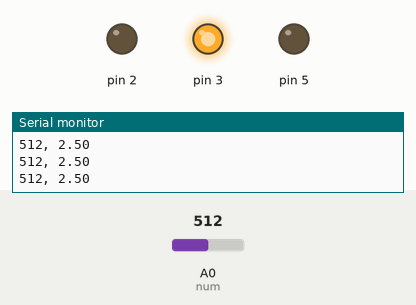
Recording of a sketch running on a simulated Arduino Uno, built with avr-gcc and run on an emulated ATmega328P. Shown: output pins drawn as LEDs (lit = HIGH), the last lines printed to the serial monitor. The inputs (shaded band) are chosen by the test bench; at power-on: A0 (num) = 512.

Above: at 1.2 s.
1.3 s: A0 (num) set to 665
2.8 s: A0 (num) set to 696
At 3.4 s:
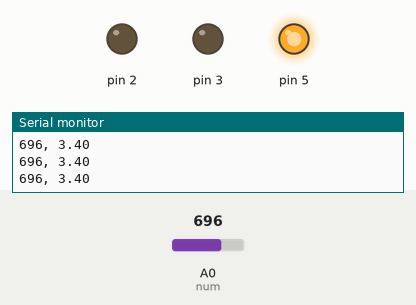
4.3 s: A0 (num) set to 306
At 4.9 s:
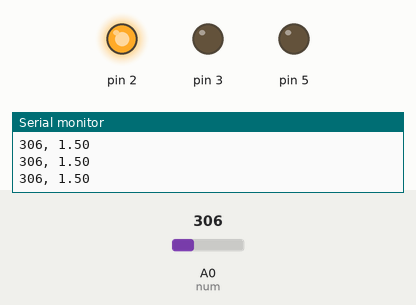
5.8 s: A0 (num) set to 331
7.3 s: A0 (num) set to 358
At 8.0 s:
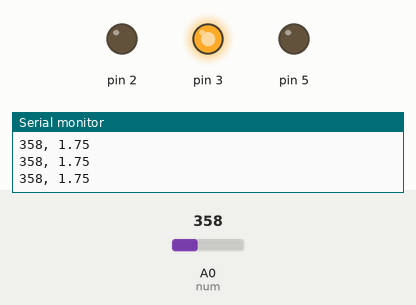
8.8 s: A0 (num) set to 122
At 9.5 s:
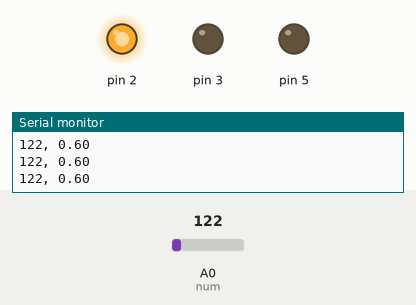
Timing chart, 0 to 11.3 s (numbered marks = the images above; inputs shaded):
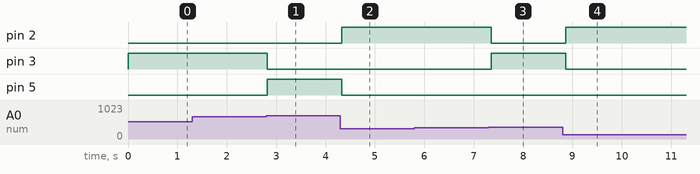

Measured:
- the behaviour switches between 681 and 682 on A0 (num) (found by bisection; images 0 and 1)
- the behaviour switches between 341 and 342 on A0 (num) (found by bisection; images 2 and 3)
- after the input at 2.8 s, pin 3: HIGH → LOW at once; pin 5: LOW → HIGH at once
- after the input at 4.3 s, pin 2: LOW → HIGH at once; pin 5: HIGH → LOW at once
- after the input at 7.3 s, pin 2: HIGH → LOW after 0.05 s; pin 3: LOW → HIGH after 0.05 s
- after the input at 8.8 s, pin 2: LOW → HIGH after 0.06 s; pin 3: HIGH → LOW after 0.06 s

The sketch:

lesson7.2.ino
```cpp
int num = 0;
int val;
float v;
void setup() {
  // put your setup code here, to run once:
  Serial.begin(9600);
  pinMode(2, OUTPUT);
  pinMode(3, OUTPUT);
  pinMode(5, OUTPUT);

}

void loop() {
  // put your main code here, to run repeatedly:
  val = analogRead(num);
  Serial.print (val);
  v = val * 5.0 / 1023;
  Serial.print(", ");
  Serial.println(v);
  if (v <= 1.67) {
    digitalWrite(2, HIGH);
    digitalWrite(3, LOW);
    digitalWrite(5, LOW);
  }else if (v > 1.67 && v <= 3.33){
    digitalWrite(2, LOW);
    digitalWrite(3, HIGH);
    digitalWrite(5, LOW);
  }else if (v > 3.33){
    digitalWrite(2, LOW);
    digitalWrite(3, LOW);
    digitalWrite(5, HIGH);
  }
  delay(100);
}
```
